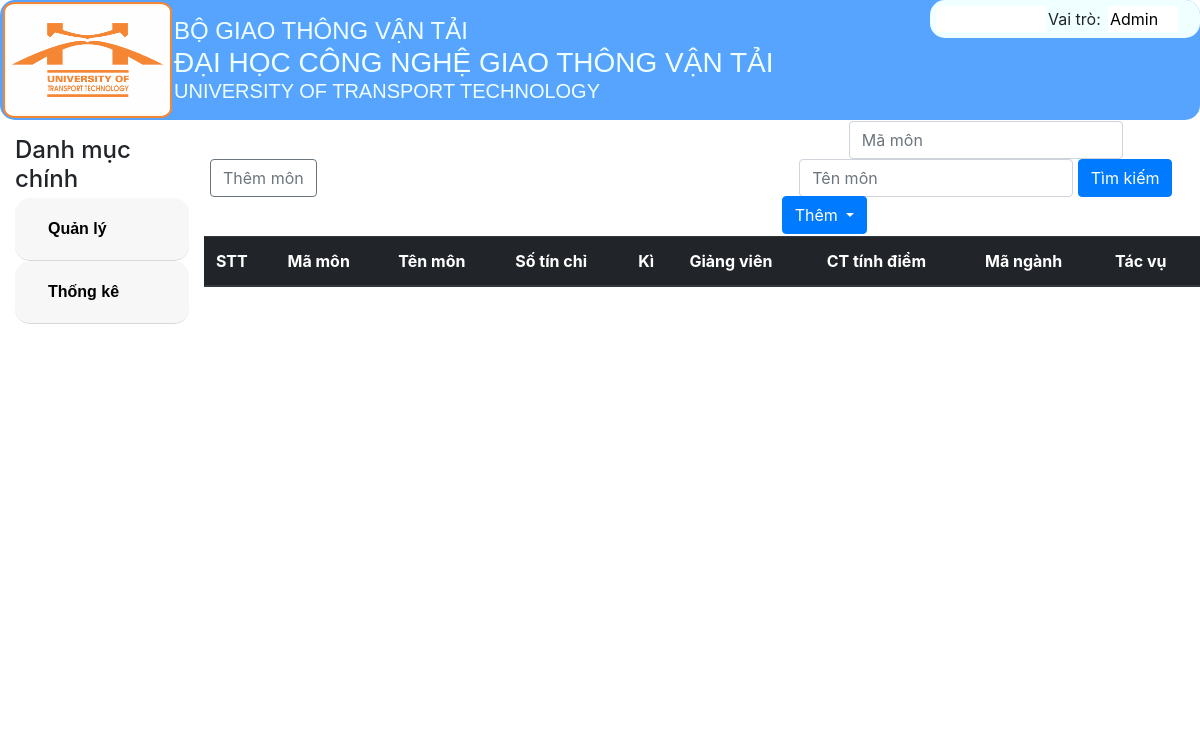
The page /DanhSachMonHoc/ on the database as committed earlier.
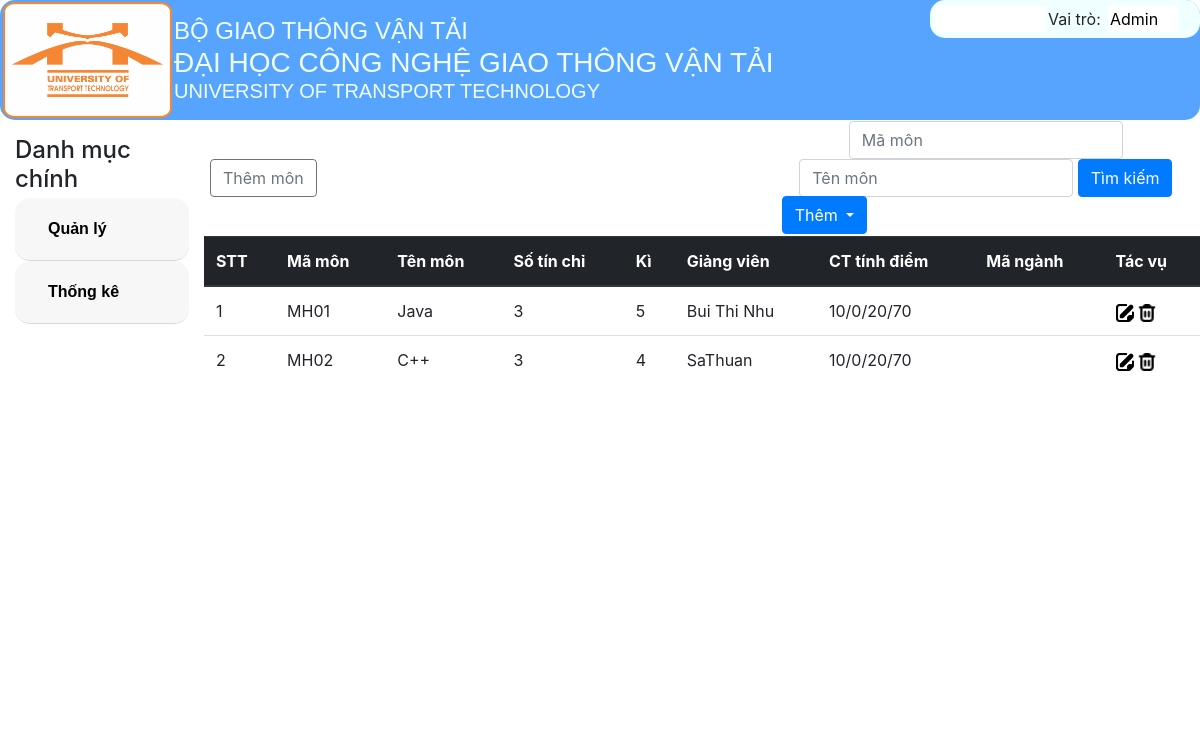
The same page on the database as committed later.
### tables this page shows
CREATE TABLE `monhoc` (
  `mamon` varchar(30) NOT NULL,
  `tenmon` varchar(50) NOT NULL,
  `sotinchi` int(11) NOT NULL,
  `makhoa` varchar(30) NOT NULL,
  `ki` int(11) NOT NULL,
  `giangvien` varchar(30) NOT NULL,
  `phuongthuctinhdiem` varchar(30) NOT NULL
);

### MVC/Core/controller.php (called while the page is built, shortened)
<?php
class Controller
{
    public function mode($mode){
        return new $mode;
    }
    function view($view, $data= []){
        include_once './MVC/Views/'.$view.'.php';
    }
}

### MVC/Controllers/DanhSachMonHoc.php (called while the page is built, shortened)
<?php
class DanhSachMonHoc extends Controller
{
    protected $monhoc;
    function __construct()
    {
        $this->monhoc = $this->mode('Monhoc');
    }
    function Get_data()
    {
        $this->view('MasterLayoutAD', [
            'page' => 'Monhoc_v',
            'dulieu' => $this->monhoc->monhoc_find('', '')
        ]);
    }
}
?>

### MVC/Core/app.php (called while the page is built, shortened)
<?php
class app
{
    protected $action = 'Get_data';
    function __construct()
    {
        $arr = $this->ProcessURL();
        if($arr!=null){
            if(file_exists("./MVC/Controllers/".$arr[0].".php")){
                $this->controller=$arr[0];
                unset($arr[0]);
            }
        }
        $this->controller=new $this->controller;
        if(isset($arr[1])){
            unset($arr[1]);
        }
        $this->params=$arr?array_values($arr):[];
        call_user_func_array([$this->controller,$this->action],$this->params);
    }
    function ProcessURL(){
        if(isset($_GET['url'])){
            return explode("/",filter_var(trim($_GET['url']),FILTER_DEFAULT));
        }
    }
}
?>

### index.php (called while the page is built, shortened)
<?php
$myapp = new app();
?>

### MVC/Core/connectDB.php (called while the page is built, shortened)
<?php
class connectDB{
    protected $servername="localhost";
    protected $username="root";
    protected $password="";
    protected $dbname="btl_quanlydiem";
    function __construct(){
        $this->con=mysqli_connect($this->servername,$this->username,$this->password,$this->dbname);
    }
}
?>

### MVC/Models/Monhoc.php (called while the page is built, shortened)
<?php
class Monhoc extends connectDB{
    function monhoc_find($mamon,$tenmon){
        $sql_monhoc_find="SELECT * FROM monhoc where mamon like '%$mamon%' and tenmon like '%$tenmon%'";
        return mysqli_query($this->con,$sql_monhoc_find);
    }
}
?>

### MVC/Views/Pages/Monhoc_v.php (the view, shortened to what the changed rows need)
<!DOCTYPE html>
<html lang="en">
<head>
    <link rel="stylesheet" href="Public/Css/style.css">
    <link rel="stylesheet" href="Public/Css/css_bootstrap.min.css">
    <link rel="stylesheet" href="https://stackpath.bootstrapcdn.com/bootstrap/4.1.1/css/bootstrap.min.css">
</head>
<body>
        <form action="http://localhost/BTL_QuanLyDiem/DanhSachMonHoc/Timkiem" method="post">
            <table class="table">
                <thead class="thead-dark">
                    <tr>
                        <th>STT</th>
                        <th>Mã môn</th>
                        <th>Tên môn</th>
                        <th>Số tín chỉ</th>
                        <th>Kì</th>
                        <th>Giảng viên</th>
                        <th>CT tính điểm</th>
                        <th>Mã ngành</th>
                        <th>Tác vụ</th>
                    </tr>
                </thead>
                <tbody>
                    <?php
                        if (isset($data['dulieu']) && $data['dulieu'] != null) {
                            $i = 1;
                            while ($row = mysqli_fetch_array($data['dulieu'])) {
                                ?>
                        <tr>
                            <td>
                                <?php echo $i++ ?>
                            </td>
                            <td>
                                <?php echo $row['mamon'] ?>
                            </td>
                            <td>
                                <?php echo $row['tenmon'] ?>
                            </td>
                            <td>
                                <?php echo $row['sotinchi'] ?>
                            </td>
                            <td>
                                <?php echo $row['ki'] ?>
                            </td>
                            <td>
                                <?php echo $row['giangvien'] ?>
                            </td>
                            <td>
                                <?php echo $row['phuongthuctinhdiem'] ?>
                            </td>
                            <td>
                            </td>
                            <td>
                                <a href="http://localhost/BTL_QuanLyDiem/DanhSachMonHoc/Sua/<?php echo $row['mamon'] ?>"><img
                                        class="icon" src="Public/Images/note.png" alt="note"></a>
                                <a href="http://localhost/BTL_QuanLyDiem/DanhSachMonHoc/Xoa/<?php echo $row['mamon'] ?>"><img
                                        class="icon" src="Public/Images/trash.png" alt="trash"></a>
                            </td>
                        </tr>
                        <?php
                            }
                        }
                        ?>
            </tbody>
        </table>
    </form>
</body>
</html>

Rows that differ between the two databases and show on the page:
added monhoc: mamon "MH01", tenmon "Java", sotinchi "3", ki "5", giangvien "Bui Thi Nhu", phuongthuctinhdiem "10/0/20/70"
added monhoc: mamon "MH02", tenmon "C++", sotinchi "3", ki "4", giangvien "SaThuan", phuongthuctinhdiem "10/0/20/70"
